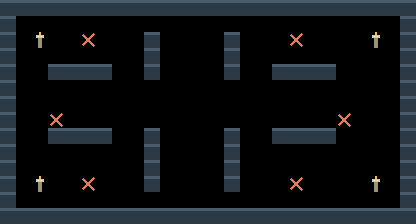

Below is a game level as drawn by its tile map, then a one-line description and the .tmx file that defines it, in full:
An orthogonal 26x14 tile map with 16x16 px tiles, 2 tile layers (terreno, marcadores).

<map version="1.10" tiledversion="1.11.0" orientation="orthogonal" renderorder="right-down" width="26" height="14" tilewidth="16" tileheight="16" infinite="0" nextlayerid="3" nextobjectid="1">
 <properties>
  <property name="tipo" value="cat_combate" />
  <property name="nombre" value="cripta" />
 </properties>
 <tileset firstgid="1" source="muelle.tsx" />
 <layer id="1" name="terreno" width="26" height="14">
  <data encoding="csv">
1,1,1,1,1,1,1,1,1,1,1,1,1,1,1,1,1,1,1,1,1,1,1,1,1,1,
1,0,0,0,0,0,0,0,0,0,0,0,0,0,0,0,0,0,0,0,0,0,0,0,0,1,
1,0,6,0,0,0,0,0,0,1,0,0,0,0,1,0,0,0,0,0,0,0,0,6,0,1,
1,0,0,0,0,0,0,0,0,1,0,0,0,0,1,0,0,0,0,0,0,0,0,0,0,1,
1,0,0,1,1,1,1,0,0,1,0,0,0,0,1,0,0,1,1,1,1,0,0,0,0,1,
1,0,0,0,0,0,0,0,0,0,0,0,0,0,0,0,0,0,0,0,0,0,0,0,0,1,
1,0,0,0,0,0,0,0,0,0,0,0,0,0,0,0,0,0,0,0,0,0,0,0,0,1,
1,0,0,0,0,0,0,0,0,0,0,0,0,0,0,0,0,0,0,0,0,0,0,0,0,1,
1,0,0,1,1,1,1,0,0,1,0,0,0,0,1,0,0,1,1,1,1,0,0,0,0,1,
1,0,0,0,0,0,0,0,0,1,0,0,0,0,1,0,0,0,0,0,0,0,0,0,0,1,
1,0,0,0,0,0,0,0,0,1,0,0,0,0,1,0,0,0,0,0,0,0,0,0,0,1,
1,0,6,0,0,0,0,0,0,1,0,0,0,0,1,0,0,0,0,0,0,0,0,6,0,1,
1,0,0,0,0,0,0,0,0,0,0,0,0,0,0,0,0,0,0,0,0,0,0,0,0,1,
1,1,1,1,1,1,1,1,1,1,1,1,1,1,1,1,1,1,1,1,1,1,1,1,1,1
</data>
 </layer>
 <layer id="2" name="marcadores" width="26" height="14">
  <data encoding="csv">
0,0,0,0,0,0,0,0,0,0,0,0,0,0,0,0,0,0,0,0,0,0,0,0,0,0,
0,0,0,0,0,0,0,0,0,0,0,0,0,0,0,0,0,0,0,0,0,0,0,0,0,0,
0,0,0,0,0,3,0,0,0,0,0,0,0,0,0,0,0,0,3,0,0,0,0,0,0,0,
0,0,0,0,0,0,0,0,0,0,0,0,0,0,0,0,0,0,0,0,0,0,0,0,0,0,
0,0,0,0,0,0,0,0,0,0,0,0,0,0,0,0,0,0,0,0,0,0,0,0,0,0,
0,0,0,0,0,0,0,0,0,0,0,0,0,0,0,0,0,0,0,0,0,0,0,0,0,0,
0,0,0,0,0,0,0,0,0,0,0,0,0,0,0,0,0,0,0,0,0,0,0,0,0,0,
0,0,0,3,0,0,0,0,0,0,0,0,0,0,0,0,0,0,0,0,0,3,0,0,0,0,
0,0,0,0,0,0,0,0,0,0,0,0,0,0,0,0,0,0,0,0,0,0,0,0,0,0,
0,0,0,0,0,0,0,0,0,0,0,0,0,0,0,0,0,0,0,0,0,0,0,0,0,0,
0,0,0,0,0,0,0,0,0,0,0,0,0,0,0,0,0,0,0,0,0,0,0,0,0,0,
0,0,0,0,0,3,0,0,0,0,0,0,0,0,0,0,0,0,3,0,0,0,0,0,0,0,
0,0,0,0,0,0,0,0,0,0,0,0,0,0,0,0,0,0,0,0,0,0,0,0,0,0,
0,0,0,0,0,0,0,0,0,0,0,0,0,0,0,0,0,0,0,0,0,0,0,0,0,0
</data>
 </layer>
</map>
